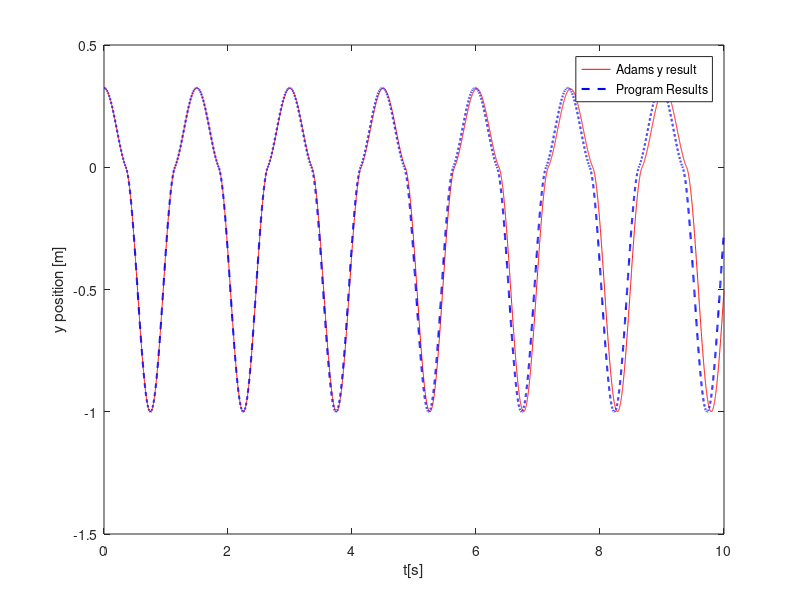

The MATLAB source for this figure:
%Plotter

clc
clear

addpath('Adams','Matlab');

%% Adams Info
load('Adams_timevector.mat');
load('Adams_Spring_ypos.mat');


%% Program Info
load('CoM_Spring.mat');
load('timevector.mat');

a = size(CoM,2);

for j = 1:a
    pos = CoM{1,j}(2).Position;
    mypos(j,1) = pos(2,1);
end



%% xplot
str = 'Y Plot';
figure('Name',str,'NumberTitle','off');

plot(atime,ypos,'r');
xlabel('t[s]');
ylabel('y position [m]');
hold on
plot(timevector,mypos,'--b','LineWidth',1.5);
legend('Adams y result','Program Results');
axis auto
hold off
